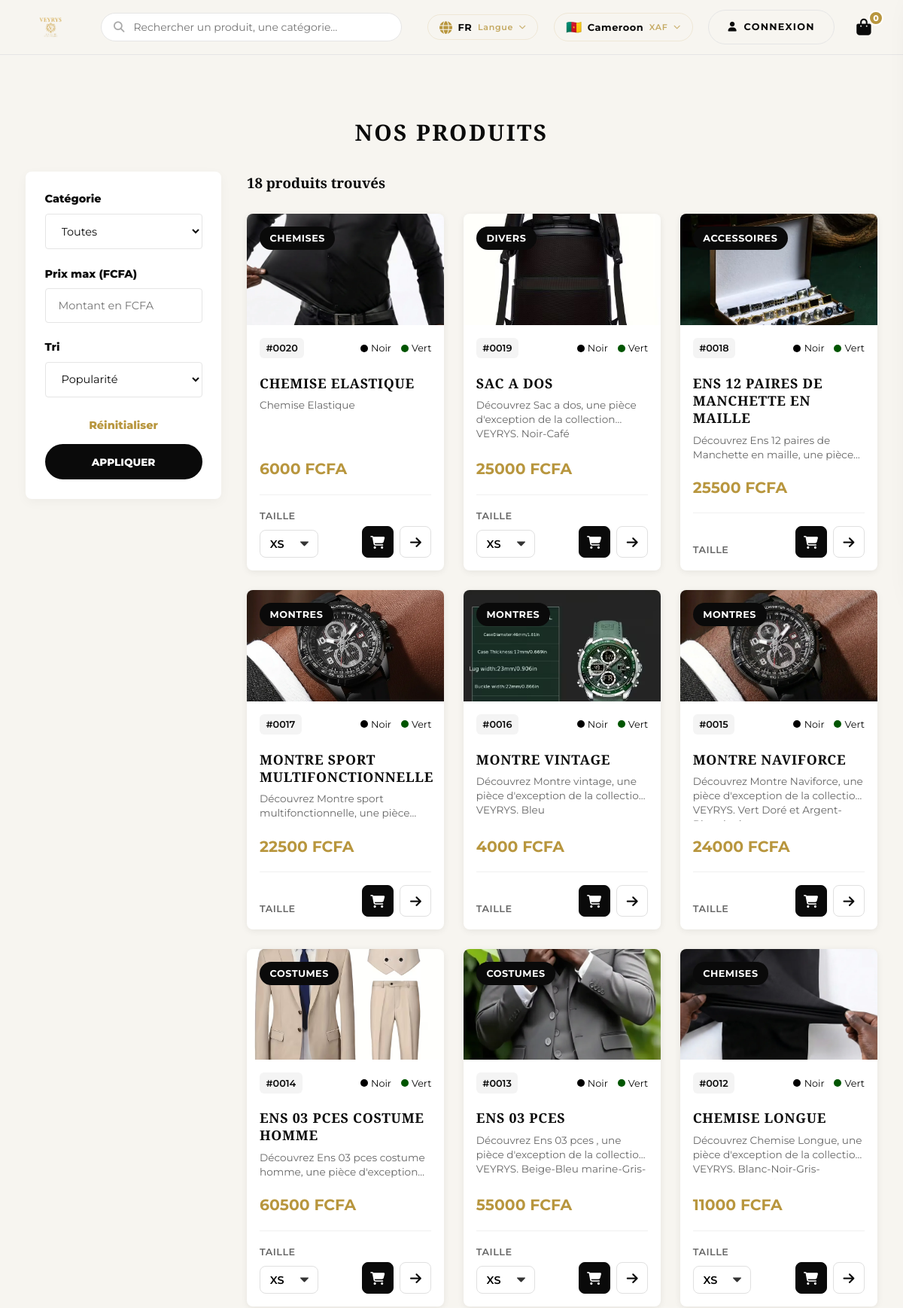
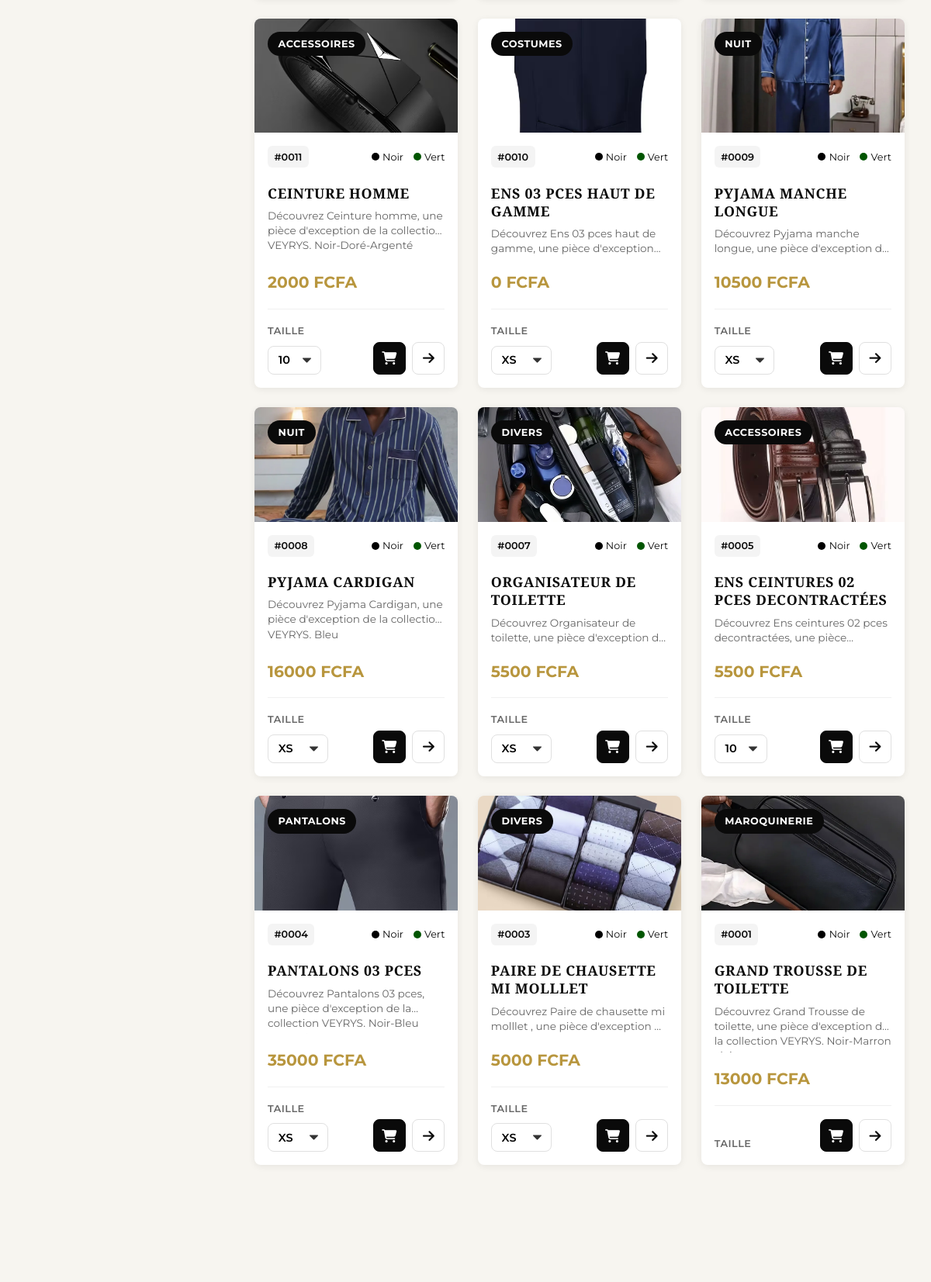
The page / (upper part) on the database its author committed (2 pictures, top to bottom).
### shop/models.py (models this page shows, shortened)
class Product(models.Model):
    category = models.ForeignKey(Category, related_name='products', on_delete=models.CASCADE)
    name = models.CharField(max_length=255)
    slug = models.SlugField(unique=True, blank=True)
    description = models.TextField(blank=True)
    price = models.DecimalField(max_digits=12, decimal_places=2)
    colors = models.CharField(max_length=255, default=DEFAULT_COLORS, help_text="List of colors separated by comma")
    sizes = models.CharField(max_length=255, default=DEFAULT_CLOTHING_SIZES, help_text="List of sizes separated by comma")
    stock = models.PositiveIntegerField(default=10)
    created = models.DateTimeField(auto_now_add=True)
    updated = models.DateTimeField(auto_now=True)
    is_active = models.BooleanField(default=True)
    def get_color_options(self):
        return [value.strip() for value in (self.colors or "").split(",") if value.strip()]
    def get_size_options(self):
        return [value.strip() for value in (self.sizes or "").split(",") if value.strip()]
    @property
    def is_belt_product(self):
        product_name = (self.name or "").lower()
        return "ceinture" in product_name or "belt" in product_name
    @property
    def has_single_size(self):
        return len(self.get_size_options()) == 1
    @property
    def size_label(self):
        if self.is_belt_product:
            return "Tour de ceinture (cm)"
        return "Taille"

class ProductImage(models.Model):
    product = models.ForeignKey(Product, related_name='images', on_delete=models.CASCADE)
    image = models.ImageField(upload_to='products/%Y/%m/%d/')
    alt_text = models.CharField(max_length=255, blank=True)

class Category(models.Model):
    name = models.CharField(max_length=100)
    slug = models.SlugField(unique=True, blank=True)
    class Meta:
        verbose_name_plural = "Categories"

### shop/views.py (the view)
# urls.py: path('', views.product_list, name='product_list'),
def product_list(request, category_slug=None):
    category_filter = request.GET.get('category')
    max_price = request.GET.get('max_price')
    sort = request.GET.get('sort')
    has_filters = bool(category_filter or max_price or sort)
    if request.GET.get('refresh'):
        cache.delete('products_all')
        for cat in Category.objects.all():
            cache.delete(f'products_{cat.slug}')
    context = None
    if not has_filters:
        cache_key = f'products_{category_slug or "all"}'
        context = cache.get(cache_key)
    if not context:
        from django.db.models import Count
        categories = list(Category.objects.annotate(p_count=Count('products')).filter(p_count__gt=0))
        products_qs = Product.objects.filter(is_active=True)
        category = None
        active_category_slug = category_slug or category_filter
        if active_category_slug:
            category = get_object_or_404(Category, slug=active_category_slug)
            products_qs = products_qs.filter(category=category)
        if max_price:
            try:
                products_qs = products_qs.filter(price__lte=float(max_price))
            except ValueError:
                pass
        if sort == 'price_asc':
            products_qs = products_qs.order_by('price')
        elif sort == 'price_desc':
            products_qs = products_qs.order_by('-price')
        elif sort == 'newest':
            products_qs = products_qs.order_by('-created')
        else:
            products_qs = products_qs.order_by('-id')
        products = list(products_qs.prefetch_related('images'))
        context = {
            'category': category,
            'categories': categories,
            'products': products,
        }
        if not has_filters:
            cache_key = f'products_{category_slug or "all"}'
            cache.set(cache_key, context, 3600)
    context = dict(context)
    _attach_list_add_forms(context['products'])
    return render(request, 'shop/product/list.html', context)

### shop/cart.py (called while the page is built)
    def __len__(self):
        return sum(item['quantity'] for item in self.cart.values())

### shop/context_processors.py (called while the page is built)
def cart(request):
    return {'cart': Cart(request)}

def seo(request):
    return {
        'site_url': settings.SITE_URL,
        'current_absolute_url': request.build_absolute_uri(),
    }

### shop/views.py (called while the page is built)
def _attach_list_add_forms(products):
    for product in products:
        product.cart_form = CartAddProductForm(
            product=product,
            initial={'quantity': 1, 'override': False},
        )

### shop/templates/shop/product/list.html (shortened to what this page needs)
{% extends "base.html" %}
{% load static %}
{% block content %}
<div id="home-page-content">
<section id="collections" class="section">
  <div class="container">
    <h2 class="mobile-top-title" style="font-family: var(--font-display); font-size: 1.75rem; font-weight: 800; margin-bottom: 2rem; text-transform: uppercase; text-align: center;">Nos Produits</h2>
    <div class="shop-layout">
      <aside class="shop-sidebar">
        <form action="{% url 'shop:product_list' %}" method="get" class="shop-filter-form">
          <div class="filter-group">
            <label>Catégorie</label>
            <select name="category">
              <option value="">Toutes</option>
            </select>
          </div>
          <div class="filter-group">
            <label>Prix max (FCFA)</label>
            <input type="number" name="max_price" placeholder="Montant en FCFA" value="{{ request.GET.max_price }}">
          </div>
          <div class="filter-group">
            <label>Tri</label>
            <select name="sort">
              <option value="popularity" {% if request.GET.sort == 'popularity' %}selected{% endif %}>Popularité</option>
            </select>
          </div>
          <div class="filter-actions">
            <a href="{% url 'shop:product_list' %}" class="btn-reset">Réinitialiser</a>
            <button type="submit" class="btn-submit">Appliquer</button>
          </div>
        </form>
      </aside>
      <main class="shop-main">
        <div class="shop-main-header">
           <span class="product-count">{{ products|length }} produit{{ products|length|pluralize }} trouvé{{ products|length|pluralize }}</span>
        </div>
        {% if products %}
        <div class="product-grid" role="list" aria-label="Liste des produits">
      {% for product in products %}
      <article class="product-card" role="listitem" itemscope itemtype="https://schema.org/Product">
        <div class="product-card__media">
          <a href="{% url 'shop:product_detail' product.id product.slug %}" tabindex="-1" aria-hidden="true">
            {% with image=product.images.first %}
            {% if image %}
            <img src="{{ image.image.url }}" alt="{{ product.name }} — VEYRYS" loading="lazy" itemprop="image">
            {% else %}
            <img src="{% static 'img/logo.png' %}" alt="{{ product.name }} — Image non disponible" loading="lazy">
            {% endif %}
            {% endwith %}
          </a>
          <span class="product-card__badge mockup-badge">{{ product.category.name|upper }}</span>
        </div>
        <div class="product-card__body mockup-body">
          <div class="mockup-meta">
            <span class="mockup-sku">#{{ product.id|stringformat:"04d" }}</span>
            {% if product.colors %}
            <div class="mockup-colors">
              {% for color_name in product.get_color_options %}
                <span class="mockup-color-item">
                  <span class="mockup-color-dot" data-color="{{ color_name|lower }}"></span>
                  {{ color_name|title }}
                </span>
              {% endfor %}
            </div>
            {% endif %}
          </div>
          <h3 class="product-card__name mockup-name">
            <a href="{% url 'shop:product_detail' product.id product.slug %}">{{ product.name|upper }}</a>
          </h3>
          {% if product.description %}
          <p class="product-card__desc mockup-desc">{{ product.description|truncatewords:15 }}</p>
          {% endif %}
          <p class="product-card__price mockup-price" itemprop="offers" itemscope itemtype="https://schema.org/Offer">
            <span itemprop="price" content="{{ product.price }}">{{ product.price|floatformat:0 }}</span>
            <span itemprop="priceCurrency" content="XAF"> FCFA</span>
          </p>
          <div class="mockup-divider"></div>
          <div class="mockup-footer">
            <form action="{% url 'shop:cart_add' product.id %}" method="post" class="ajax-cart-form mockup-cart-form" aria-label="Ajouter au panier">
              <div class="mockup-form-layout">
                <div class="mockup-size-wrapper">
                  <label>TAILLE</label>
                  {{ product.cart_form.selected_size }}
                </div>
                <div class="mockup-actions">
                  <button type="submit" class="mockup-btn-add" aria-label="Ajouter au panier">
                    <i class="fas fa-shopping-cart" aria-hidden="true"></i>
                  </button>
                  <a href="{% url 'shop:product_detail' product.id product.slug %}" class="mockup-btn-view" aria-label="Voir les détails">
                    <i class="fas fa-arrow-right" aria-hidden="true"></i>
                  </a>
                </div>
              </div>
            </form>
          </div>
        </div>
      </article>
      {% endfor %}
    </div>
    {% endif %}
      </main>
    </div>
  </div>
</section>
</div>
{% endblock %}

### rows shown on the page
Product: images.first.image (picture), category.name "CHEMISES", id "0020", get_color_options "Noir" "Vert", name "CHEMISE ELASTIQUE", description "Chemise Elastique", price "6000"
Product: images.first.image (picture), category.name "DIVERS", id "0019", get_color_options "Noir" "Vert", name "SAC A DOS", description "Découvrez Sac a dos, une pièce d'exception de la collection VEYRYS. Noir-Café", price "25000"
Product: images.first.image (picture), category.name "ACCESSOIRES", id "0018", get_color_options "Noir" "Vert", name "ENS 12 PAIRES DE MANCHETTE EN MAILLE", description "Découvrez Ens 12 paires de Manchette en maille, une…", price "25500"
Product: images.first.image (picture), category.name "MONTRES", id "0017", get_color_options "Noir" "Vert", name "MONTRE SPORT MULTIFONCTIONNELLE", description "Découvrez Montre sport multifonctionnelle, une…", price "22500"
Product: images.first.image (picture), category.name "MONTRES", id "0016", get_color_options "Noir" "Vert", name "MONTRE VINTAGE", description "Découvrez Montre vintage, une pièce d'exception de la collection VEYRYS. Bleu", price "4000"
Product: images.first.image (picture), category.name "MONTRES", id "0015", get_color_options "Noir" "Vert", name "MONTRE NAVIFORCE", description "Découvrez Montre Naviforce, une pièce d'exception de la collection VEYRYS. Vert Doré…", price "24000"
Product: images.first.image (picture), category.name "COSTUMES", id "0014", get_color_options "Noir" "Vert", name "ENS 03 PCES COSTUME HOMME", description "Découvrez Ens 03 pces costume homme, une pièce…", price "60500"
Product: images.first.image (picture), category.name "COSTUMES", id "0013", get_color_options "Noir" "Vert", name "ENS 03 PCES", description "Découvrez Ens 03 pces , une pièce d'exception de la collection VEYRYS.…", price "55000"
Product: images.first.image (picture), category.name "CHEMISES", id "0012", get_color_options "Noir" "Vert", name "CHEMISE LONGUE", description "Découvrez Chemise Longue, une pièce d'exception de la collection…", price "11000"
Product: images.first.image (picture), category.name "ACCESSOIRES", id "0011", get_color_options "Noir" "Vert", name "CEINTURE HOMME", description "Découvrez Ceinture homme, une pièce d'exception de la collection VEYRYS. Noir-Doré-Argenté", price "2000"
Product: images.first.image (picture), category.name "COSTUMES", id "0010", get_color_options "Noir" "Vert", name "ENS 03 PCES HAUT DE GAMME", description "Découvrez Ens 03 pces haut de gamme, une pièce…", price "0"
Product: images.first.image (picture), category.name "NUIT", id "0009", get_color_options "Noir" "Vert", name "PYJAMA MANCHE LONGUE", description "Découvrez Pyjama manche longue, une pièce d'exception…", price "10500"
Product: images.first.image (picture), category.name "NUIT", id "0008", get_color_options "Noir" "Vert", name "PYJAMA CARDIGAN", description "Découvrez Pyjama Cardigan, une pièce d'exception de la collection VEYRYS. Bleu", price "16000"
Product: images.first.image (picture), category.name "DIVERS", id "0007", get_color_options "Noir" "Vert", name "ORGANISATEUR DE TOILETTE", description "Découvrez Organisateur de toilette, une pièce d'exception…", price "5500"
Product: images.first.image (picture), category.name "ACCESSOIRES", id "0005", get_color_options "Noir" "Vert", name "ENS CEINTURES 02 PCES DECONTRACTÉES", description "Découvrez Ens ceintures 02 pces decontractées, une…", price "5500"
Product: images.first.image (picture), category.name "PANTALONS", id "0004", get_color_options "Noir" "Vert", name "PANTALONS 03 PCES", description "Découvrez Pantalons 03 pces, une pièce d'exception de la collection VEYRYS.…", price "35000"
Product: images.first.image (picture), category.name "DIVERS", id "0003", get_color_options "Noir" "Vert", name "PAIRE DE CHAUSETTE MI MOLLLET", description "Découvrez Paire de chausette mi molllet , une pièce d'exception…", price "5000"
Product: images.first.image (picture), category.name "MAROQUINERIE", id "0001", get_color_options "Noir" "Vert", name "GRAND TROUSSE DE TOILETTE", description "Découvrez Grand Trousse de toilette, une pièce d'exception de la collection VEYRYS.…", price "13000"

### other values the page prints
{{ total_items }} "0"
{{ products|length }} "18"
